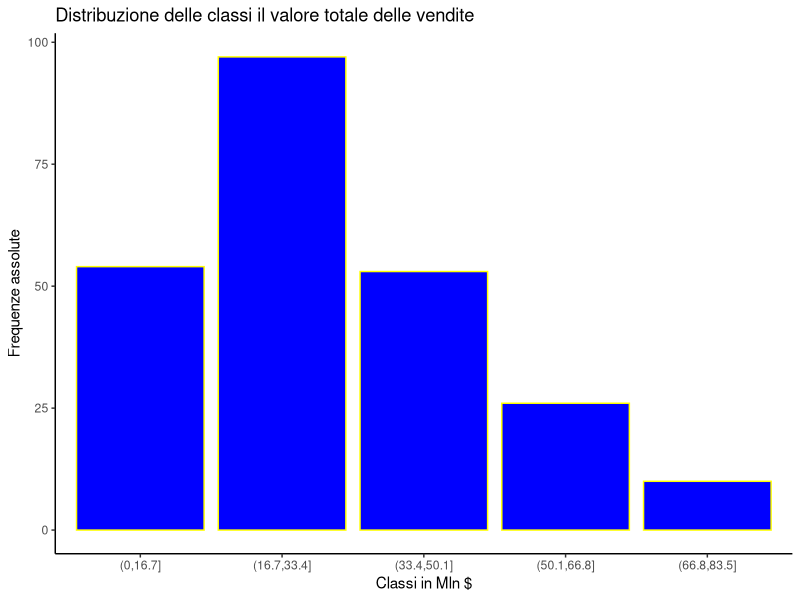
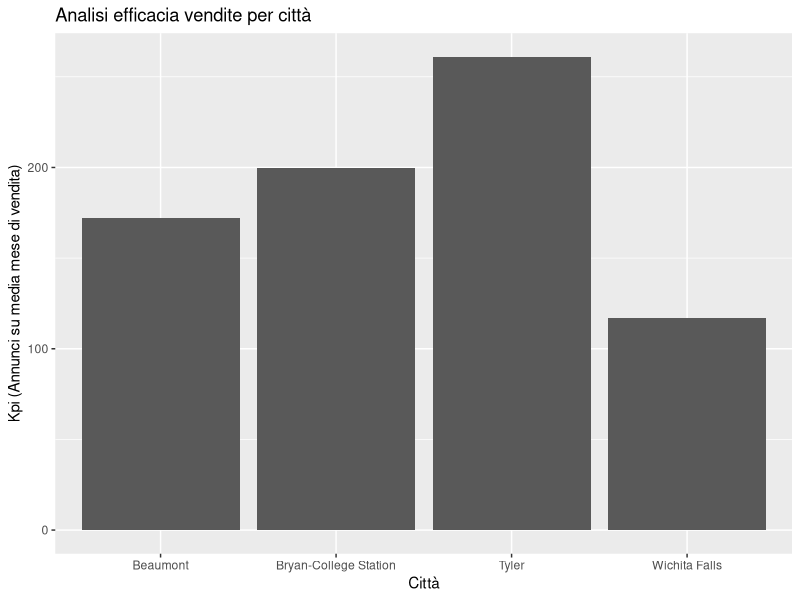
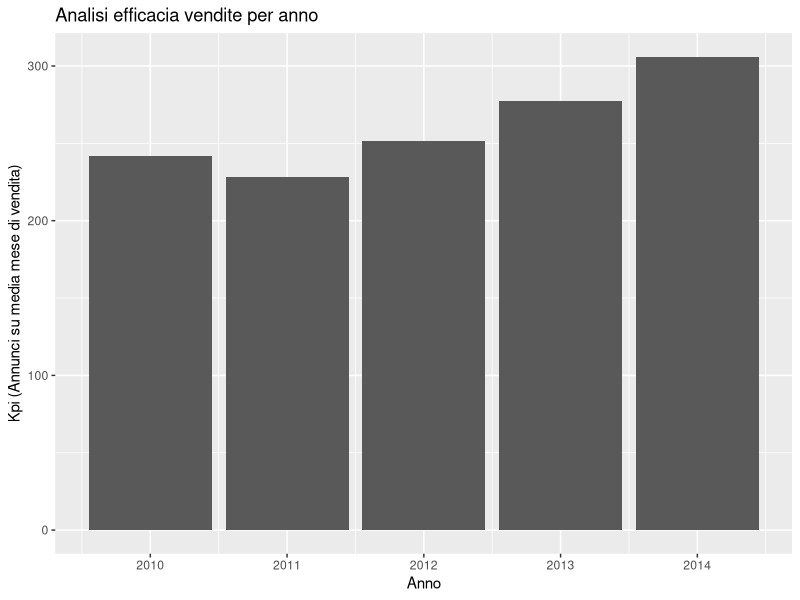
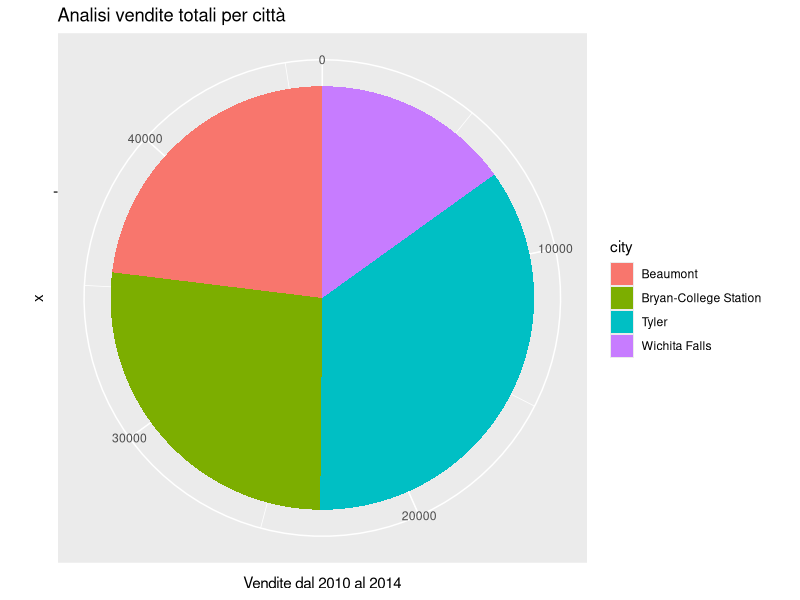
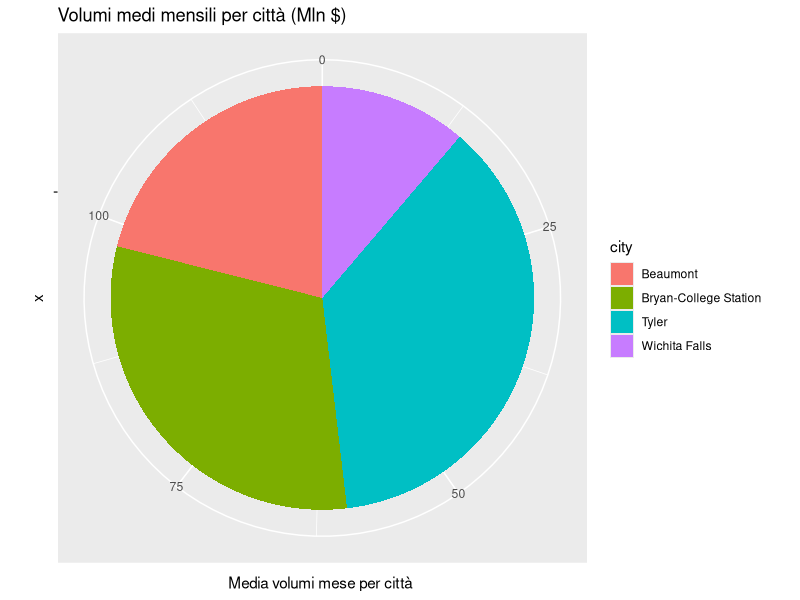
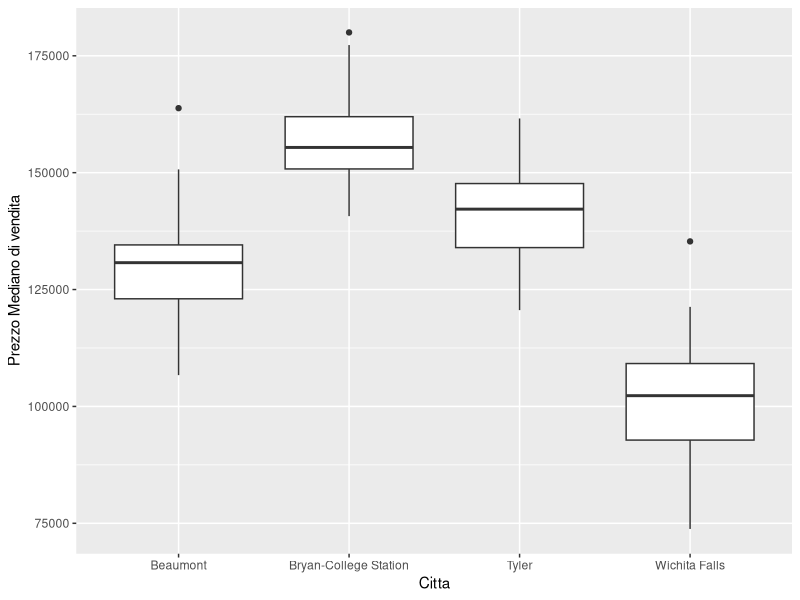
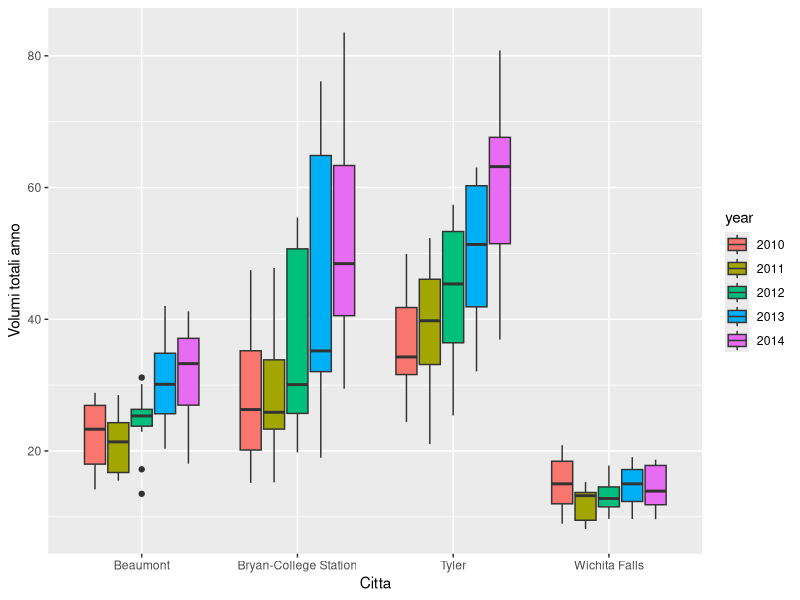
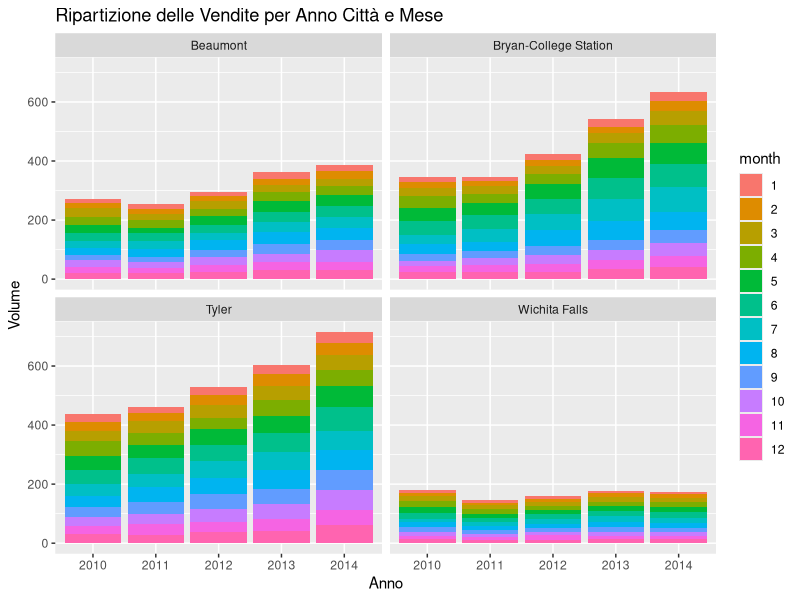

Here is the R script that generated these plots, in order:
## ---- chunk 1
knitr::opts_chunk$set(echo = TRUE)
knitr::opts_chunk$set(warning = FALSE, message = FALSE)
## ---- chunk 2
dati_immobiliari <- read.csv("./realestate_texas.csv")
attach(dati_immobiliari)
## ---- chunk 3
sapply(dati_immobiliari[, c("sales", "volume", "median_price", "listings", "months_inventory")], summary)
## ---- chunk 4
range(sales) 
IQR(sales)
## ---- chunk 5
range(volume)
IQR(volume)
## ---- chunk 6
range(median_price)
IQR(median_price)
## ---- chunk 7
range(listings) 
IQR(listings)
## ---- chunk 8
range(months_inventory) 
IQR(months_inventory)
## ---- chunk 9
CV <- function(x) {
  return(sd(x)/mean(x)*100)        
}
      
CV(sales) # CV Sales
CV(volume) # CV Volume
CV(median_price) #CV Median price
CV(listings)  # CV Listings
CV(months_inventory) # CV Month inventory
## ---- chunk 10
df <- table(city)
df_freq <- t(t(df))
df_freq <- as.data.frame.matrix(df_freq)
names(df_freq)[1] <- "Freq_assoluta"
df_freq['Freq_rel'] <- df_freq['Freq_assoluta'] / length(table(city))

print(df_freq)
## ---- chunk 11
df <- table(month)
df_freq <- t(t(df))
df_freq <- as.data.frame.matrix(df_freq)
names(df_freq)[1] <- "Freq_assoluta"
df_freq['Freq_rel'] <- df_freq['Freq_assoluta'] / length(table(month))

print(df_freq)
## ---- chunk 12
df <- table(year)
df_freq <- t(t(df))
df_freq <- as.data.frame.matrix(df_freq)
names(df_freq)[1] <- "Freq_assoluta"
df_freq['Freq_rel'] <- df_freq['Freq_assoluta'] / length(table(year))

print(df_freq)
## ---- chunk 13
indice_fisher <- function(x){
mu <-mean(x)
sigma <- sd(x)
n <- length(x)
m3 <- sum((x-mu)^3)/n
Asim.index <- m3 / sigma^3 
return (Asim.index)
}    

indice_fisher(sales)
indice_fisher(volume) # Riporta la maggiore asimmetria positiva 
indice_fisher(median_price)
indice_fisher(listings)
indice_fisher(months_inventory)
## ---- chunk 14
delta <- max(volume)-min(volume)          
segmentazione <- seq(0,max(volume),length.out=6)
fasce_volumi <- cut(volume, breaks=segmentazione)
dati_immobiliari$fasce_volumi <- fasce_volumi
## ---- chunk 15
c <- table(fasce_volumi)
ni <- table(fasce_volumi)
fi <- table(fasce_volumi)/sum(c)*100
## ---- chunk 16
  library(ggplot2)
  ggplot(data=dati_immobiliari)+
  geom_bar(aes(x=fasce_volumi),stat="count",col="yellow",fill="blue")+
  labs(title="Distribuzione delle classi il valore totale delle vendite",x="Classi in Mln $",y="Frequenze assolute")+
  theme_classic()
## ---- chunk 17
gini.index <- function(x) {
ni = table(x)
fi= ni/length(x)
fi2 = fi^2
J = length(table(x))

gini = 1-sum(fi2)
gini_normalizzato = gini/((J-1)/J)
return (gini_normalizzato)
}

gini.index(volume) # Ci indica che esiste un eterogeneità massima
## ---- chunk 18
gini.index(city)  
## ---- chunk 19
df <- table(city)
pob_Beamount <- df['Beaumont'] / sum(df)  
pob_Beamount <- pob_Beamount*100
print(pob_Beamount)
## ---- chunk 20
df <- table(month)
pob_Luglio <- df['7'] /sum(df)  
pob_Luglio <- pob_Luglio*100
print(pob_Luglio)
## ---- chunk 21
df <- table(month,year)
prob_dic_2012 = df[12,"2012"] / sum(df) *100
print(prob_dic_2012)  
## ---- chunk 22
dati_immobiliari['prezzo_medio'] = dati_immobiliari['volume'] / dati_immobiliari['sales']
dati_immobiliari['prezzo_medio'] = dati_immobiliari['prezzo_medio']*1000000
## ---- chunk 23
dati_immobiliari['kpi'] = dati_immobiliari['listings'] / dati_immobiliari['months_inventory']
## ---- chunk 24
library(ggplot2)
ggplot(data=dati_immobiliari,aes(x=city,y=kpi))+
stat_summary(fun.y = "mean", geom = "bar") +
ggtitle("Analisi efficacia vendite per città")+
xlab("Città")+
ylab("Kpi (Annunci su media mese di vendita)")
## ---- chunk 25
df_Tyler <- dati_immobiliari[city=="Tyler",]
library(ggplot2)
ggplot(data=df_Tyler,aes(x=year,y=kpi))+
stat_summary(fun.y = "mean", geom = "bar") +
ggtitle("Analisi efficacia vendite per anno") +
xlab("Anno")+
ylab("Kpi (Annunci su media mese di vendita)")
## ---- chunk 26
install.packages("dplyr")
library(dplyr)

df_elaborato <- dati_immobiliari %>% group_by(city) %>% summarise (
  sum_sales = sum(sales),
  mean_sales = mean(sales),
  dev_std_sales = sd(sales),
  sum_volume = sum(volume),
  mean_volume = mean(volume),
  dev_std_volume = sd(volume)
)

ggplot(df_elaborato,aes(x="",y=sum_sales,fill=city))+
  geom_bar(stat="identity", width=1)+
  coord_polar("y", start=0)+
  labs(title="Analisi vendite totali per città",y="Vendite dal 2010 al 2014")


ggplot(df_elaborato,aes(x="",y=mean_volume,fill=city))+
  geom_bar(stat="identity", width=1)+
  coord_polar("y", start=0)+
  labs(title="Volumi medi mensili per città (Mln $)",y="Media volumi mese per città ")
## ---- chunk 27
ggplot(dati_immobiliari)+
          geom_boxplot(aes(x=city,y=median_price))+
          xlab("Citta")+
          ylab("Prezzo Mediano di vendita")
## ---- chunk 28
 # Converto l'anno in fattore in modo che possa usarlo come legenda.
dati_immobiliari$year <- as.factor(dati_immobiliari$year)
ggplot(dati_immobiliari)+
geom_boxplot(aes(x=city,y=volume,fill=year))+
xlab("Citta")+
ylab("Volumi totali anno")
## ---- chunk 29
# Anno - mesi - citta - volume
dati_immobiliari$month <- as.factor(dati_immobiliari$month)
ggplot(data = dati_immobiliari)+
geom_col(aes(x=year,fill=month,y=volume))+
facet_wrap(~city, nrow = 2) +
labs(title = "Ripartizione delle Vendite per Anno Città e Mese", x = "Anno", y = "Volume")
## ---- chunk 30
df_elaborato <- dati_immobiliari %>% group_by(city,year) %>% summarise (sum_sales = sum(sales))
df_elaborato$city <- as.factor(df_elaborato$city)
df_elaborato$year <- as.numeric(as.character(df_elaborato$year))
ggplot(data = df_elaborato,aes(x=year,y=sum_sales,color=city))+
geom_line()+
labs(title = "Andamento delle vendite per anno delle città ", x = "Anno", y = "Vendite")
